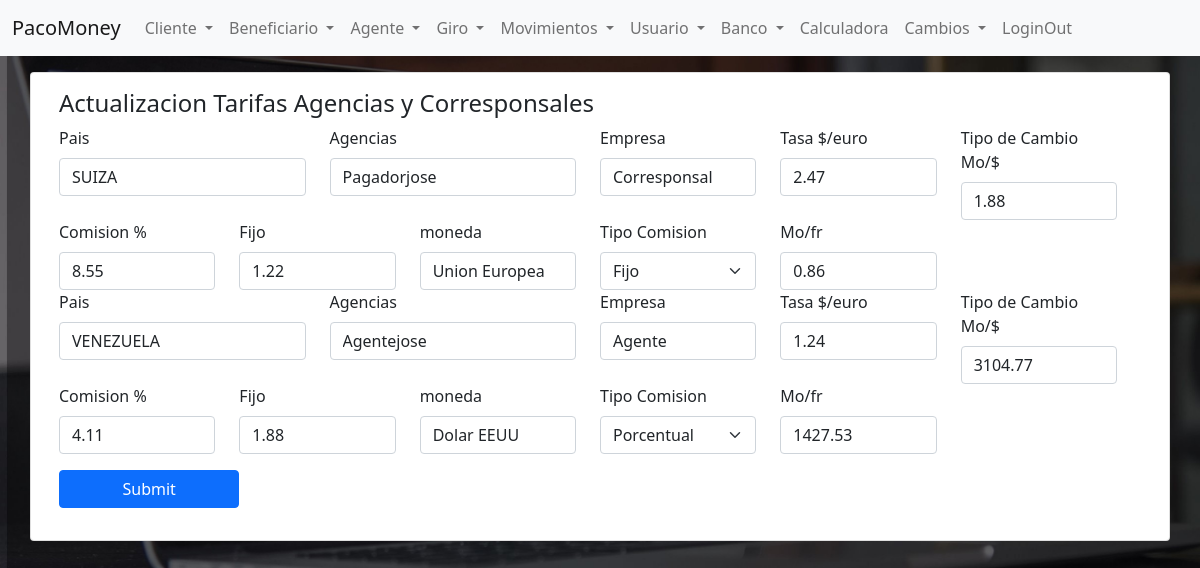
/agencias.php, run on an earlier commit of the app's database.
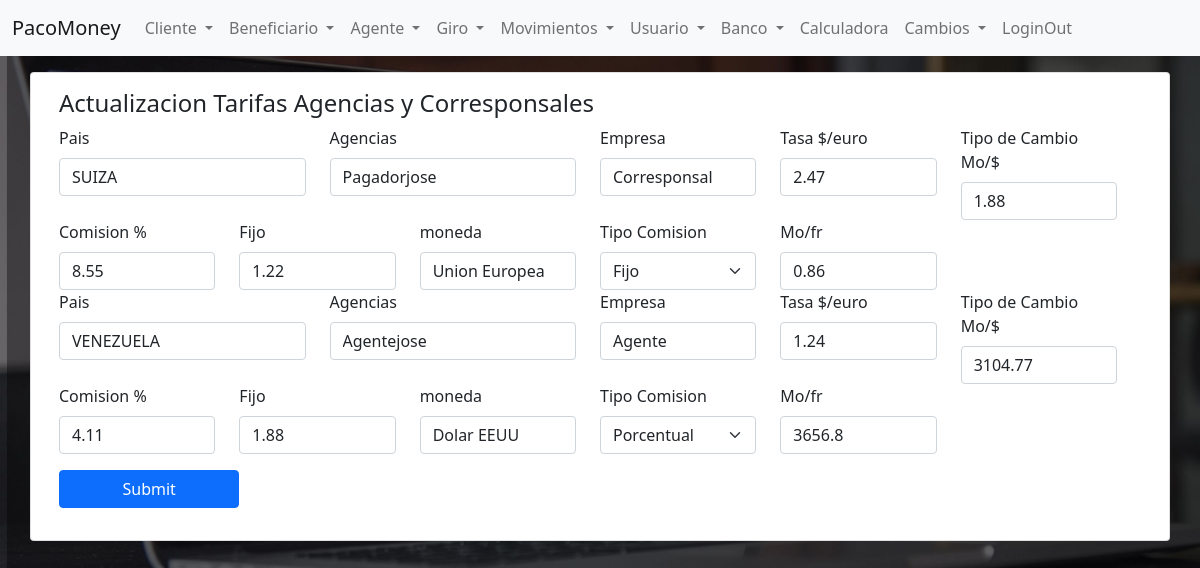
And on a later commit of the database.
### tables this page shows
CREATE TABLE `pagador` (
  `idPagador` int(11) NOT NULL,
  `pagador` varchar(150) NOT NULL,
  `idPais` int(11) NOT NULL,
  `pa_provincia` varchar(150) NOT NULL,
  `pa_ciudad` varchar(150) NOT NULL,
  `pa_direccion` varchar(250) NOT NULL,
  `pa_tlf` varchar(50) NOT NULL,
  `pa_email` varchar(100) NOT NULL,
  `pa_cp` varchar(100) NOT NULL,
  `pa_Director` varchar(150) NOT NULL,
  `pa_tlfDirector` varchar(50) NOT NULL,
  `pa_emailDirector` varchar(100) NOT NULL,
  `pa_tlfEnvios` varchar(50) NOT NULL,
  `pa_emailEnvios` varchar(100) NOT NULL,
  `pa_GteContabilidad` varchar(150) NOT NULL,
  `pa_tlfContabilidad` varchar(50) NOT NULL,
  `pa_emailContabilidad` varchar(100) NOT NULL,
  `pa_horarios` varchar(250) NOT NULL,
  `pa_contrato` varchar(250) NOT NULL,
  `pa_inicioOperaciones` date NOT NULL,
  `pa_limite` int(11) NOT NULL,
  `pa_web` varchar(250) NOT NULL,
  `pa_conciliarCada` int(11) NOT NULL,
  `idMoneda` int(11) NOT NULL,
  `pa_comision` decimal(3,2) NOT NULL,
  `pa_fijo` decimal(10,2) NOT NULL,
  `idTipoComision` int(11) NOT NULL,
  `idTipoEmpresa` int(11) NOT NULL,
  `pa_tasa` decimal(20,2) NOT NULL,
  `pa_tipoCambio` decimal(20,2) NOT NULL,
  `pa_impuesto` decimal(20,2) NOT NULL,
  `idEstado` int(11) NOT NULL
);

CREATE TABLE `pais` (
  `idPais` int(11) NOT NULL,
  `pais` varchar(100) NOT NULL,
  `idMoneda` int(11) NOT NULL,
  `idMonedaEnvio` int(11) NOT NULL,
  `tipoCambio` decimal(65,2) NOT NULL,
  `porcentajeTipoCambio` decimal(20,2) NOT NULL,
  `fijo` decimal(65,2) NOT NULL,
  `porcentaje` decimal(20,2) NOT NULL,
  `idTipoComision` int(11) NOT NULL
);

CREATE TABLE `tipoempresa` (
  `idTipoEmpresa` int(11) NOT NULL,
  `tipoEmpresa` varchar(50) NOT NULL
);

CREATE TABLE `moneda` (
  `idMoneda` int(11) NOT NULL,
  `mo_codigo` varchar(50) NOT NULL,
  `moneda` varchar(100) NOT NULL
);

### agenciasTarifas.php (called while the page is built)
<?php
require_once 'conexion.php';
$action = 1;
if ($action == 1) {
    $sql = "SELECT u.idPagador, u.pagador,p.idPais, p.pais, p.tipoCambio, p.porcentajeTipoCambio,
    u.pa_tasa,u.pa_tipoCambio, u.pa_comision,
    u.pa_fijo, u.idTipoComision, e.tipoEmpresa, m.moneda
    FROM pagador AS u
    JOIN pais AS p ON u.idPais = p.idPais
    JOIN tipoempresa AS e ON u.idTipoEmpresa = e.idTipoEmpresa
    JOIN moneda AS m ON u.idMoneda = m.idMoneda
    ORDER BY pais,tipoEmpresa ASC";
    $sentencia = $mbd->prepare($sql);
    $sentencia->execute();
}

### agencias.php (the view, shortened to what this page needs)
<?php
require_once "encabezado.php";
require_once "listas.php";
require_once "agenciasTarifas.php";
?>
<div class="container">
    <div class="row d-flex mt-3">
        <div class="card">
            <div class="card-body">
                <h4 class="card-title">Actualizacion Tarifas Agencias y Corresponsales</h4>
                <form action="pagadorData.php" method="post" id="frmPagadorTasaCambio" class="row needs-validation" novalidate>
                    <?php while ($fila = $sentencia->fetch(PDO::FETCH_ASSOC)) { ?>
                        <div class="row">
                            <div class="col-12 col-md-3">
                                <label for="Pais" class="form-label">Pais</label>
                                <input type="text" name="Pais" id="Pais" class="form-control" Value="<?php echo $fila["pais"] ?>" required>
                            </div>
                            <div class="col-12 col-md-3">
                                <label for="pagador" class="form-label">Agencias</label>
                                <input type="text" name="pagador" id="pagador" class="form-control" Value="<?php echo $fila["pagador"] ?>" required>
                            </div>
                            <div class="col-12 col-md-2">
                                <label for="tipoEmpresa" class="form-label">Empresa</label>
                                <input type="text" name="tipoEmpresa" id="tipoEmpresa" class="form-control" Value="<?php echo $fila["tipoEmpresa"] ?>" required>
                            </div>
                            <div class="col-12 col-md-2">
                                <label for="pa_tasa" class="form-label">Tasa $/euro</label>
                                <input type="number" step="0.01" name="tasa[<?php echo $fila["idPagador"] ?>]" id="pa_tasa" class="form-control" Value="<?php echo $fila["pa_tasa"] ?>" required>
                            </div>
                            <div class="col-12 col-md-2">
                                <label for="pa_tipoCambio" class="form-label">Tipo de Cambio Mo/$</label>
                                <input type="number" step="0.01" name="tipoCambio[<?php echo $fila["idPagador"] ?>]" id="pa_tipoCambio" class="form-control" Value="<?php echo $fila["pa_tipoCambio"] ?>" required>
                            </div>
                        </div>
                        <div class="row">
                            <div class="col-12 col-md-2">
                                <label for="pa_comision" class="form-label">Comision %</label>
                                <input type="number" step="0.01" name="comision[<?php echo $fila["idPagador"] ?>]" id="pa_comision" class="form-control" Value="<?php echo $fila["pa_comision"] ?>" required>
                            </div>
                            <div class="col-12 col-md-2">
                                <label for="pa_fijo" class="form-label">Fijo</label>
                                <input type="number" step="0.01" name="fijo[<?php echo $fila["idPagador"] ?>]" id="pa_fijo" class="form-control" Value="<?php echo $fila["pa_fijo"] ?>" required>
                            </div>
                            <div class="col-12 col-md-2">
                                <label for="moneda" class="form-label">moneda</label>
                                <input type="text" name="moneda" id="moneda" class="form-control" Value="<?php echo $fila["moneda"] ?>" required>
                            </div>
                            <div class="col-12 col-md-2">
                                <label for="idTipoComision" class="form-label">Tipo Comision</label>
                                <select class="form-select" name="idTipoComision[<?php echo $fila["idPagador"] ?>]" id="idTipoComision" required>
                                    <option value="1" <?php echo $fila["idTipoComision"] == 1 ? "selected" : "" ?>> Porcentual</option>
                                    <option value="2" <?php echo $fila["idTipoComision"] == 2 ? "selected" : "" ?>> Fijo</option>
                                </select>
                            </div>
                            <div class="col-12 col-md-2">
                                <label for="tasaLocalFranco" class="form-label">Mo/fr</label>
                                <input type="number" step="0.01" name="" id="tasaLocalFranco" class="form-control" Value="<?php echo round($fila["pa_tipoCambio"]*(1/$fila["tipoCambio"])*(1+($fila["porcentajeTipoCambio"]/100)),2) ?>" required>
                            </div>
                        </div>
                    <?php } ?>
                    <div class="col-12">
                        <button type="submit" class="btn btn-primary mt-3 col-12 col-md-2 mb-3" id="btnUsuario">Submit</button>
                    </div>
                </form>
            </div>
        </div>
    </div>
</div>
<?php
require_once "pie.php"
?>

### encabezado.php (shortened to what this page needs)
<!DOCTYPE html>
<html lang="es">
<head>
  <link rel="stylesheet" href="css/bootstrap.min.css">
  <link rel="stylesheet" href="css/select2.min.css">
  <link rel="stylesheet" href="css/select2b4.min.css">
  <link rel="stylesheet" href="css/stylepanel.css">
  <link rel="stylesheet" href="css/remesas.css">
  <link rel="stylesheet" href="plugins/datatables-bs4/css/dataTables.bootstrap4.min.css">
  <link rel="stylesheet" href="plugins/datatables-responsive/css/responsive.bootstrap4.min.css">
  <link rel="stylesheet" href="plugins/datatables-buttons/css/buttons.bootstrap4.min.css">
  <link rel="stylesheet" href="css/sweetalert2.css ">
</head>
<body>
  <nav class="navbar navbar-expand-lg navbar-light bg-light">
    <div class="container-fluid">
      <a class="navbar-brand" href="panel.php">PacoMoney</a>
      <div class="collapse navbar-collapse" id="navbarNavDropdown">
        <ul class="navbar-nav">
          <li class="nav-item dropdown">
            <a class="nav-link dropdown-toggle" href="#" id="navbarCliente" role="button" data-bs-toggle="dropdown" aria-expanded="false">
              Cliente
            </a>
          </li>
          <li class="nav-item dropdown">
            <a class="nav-link dropdown-toggle" href="#" id="navbarBeneficiario" role="button" data-bs-toggle="dropdown" aria-expanded="false">
              Beneficiario
            </a>
          </li>
          <li class="nav-item dropdown">
            <a class="nav-link dropdown-toggle" href="#" id="navbarAgente" role="button" data-bs-toggle="dropdown" aria-expanded="false">
              Agente
            </a>
          </li>
          <li class="nav-item dropdown">
            <a class="nav-link dropdown-toggle" href="#" id="navbarGiro" role="button" data-bs-toggle="dropdown" aria-expanded="false">
              Giro
            </a>
          </li>
          <li class="nav-item dropdown">
            <a class="nav-link dropdown-toggle" href="#" id="navbarMovimiento" role="button" data-bs-toggle="dropdown" aria-expanded="false">
              Movimientos
            </a>
          </li>
          <li class="nav-item dropdown">
            <a class="nav-link dropdown-toggle" href="#" id="navbarUsuario" role="button" data-bs-toggle="dropdown" aria-expanded="false">
              Usuario
            </a>
          </li>
          <li class="nav-item dropdown">
            <a class="nav-link dropdown-toggle" href="#" id="navbarBanco" role="button" data-bs-toggle="dropdown" aria-expanded="false">
              Banco
            </a>
          </li>
          <li class="nav-item">
            <a class="nav-link" href="calculadora.php">Calculadora</a>
          </li>
          <li class="nav-item dropdown">
            <a class="nav-link dropdown-toggle" href="#" id="navbarCliente" role="button" data-bs-toggle="dropdown" aria-expanded="false">
              Cambios
            </a>
          </li>
          <li class="nav-item">
            <a class="nav-link" href="loginOut.php">LoginOut</a>
          </li>
        </ul>
      </div>
    </div>
  </nav>

### pie.php (shortened to what this page needs)
</body>
</html>

### css/stylepanel.css (style rules this page uses)
body { margin: 0; background-image: url("../img/pcb.jpg"); background-size: cover; background-repeat: no-repeat; }

What changed in the data, as far as the page shows it:
changed through a linked row, pagador "Agentejose": pa_tipoCambio.porcentajeTipoCambio "1427.53" → "3656.8"
